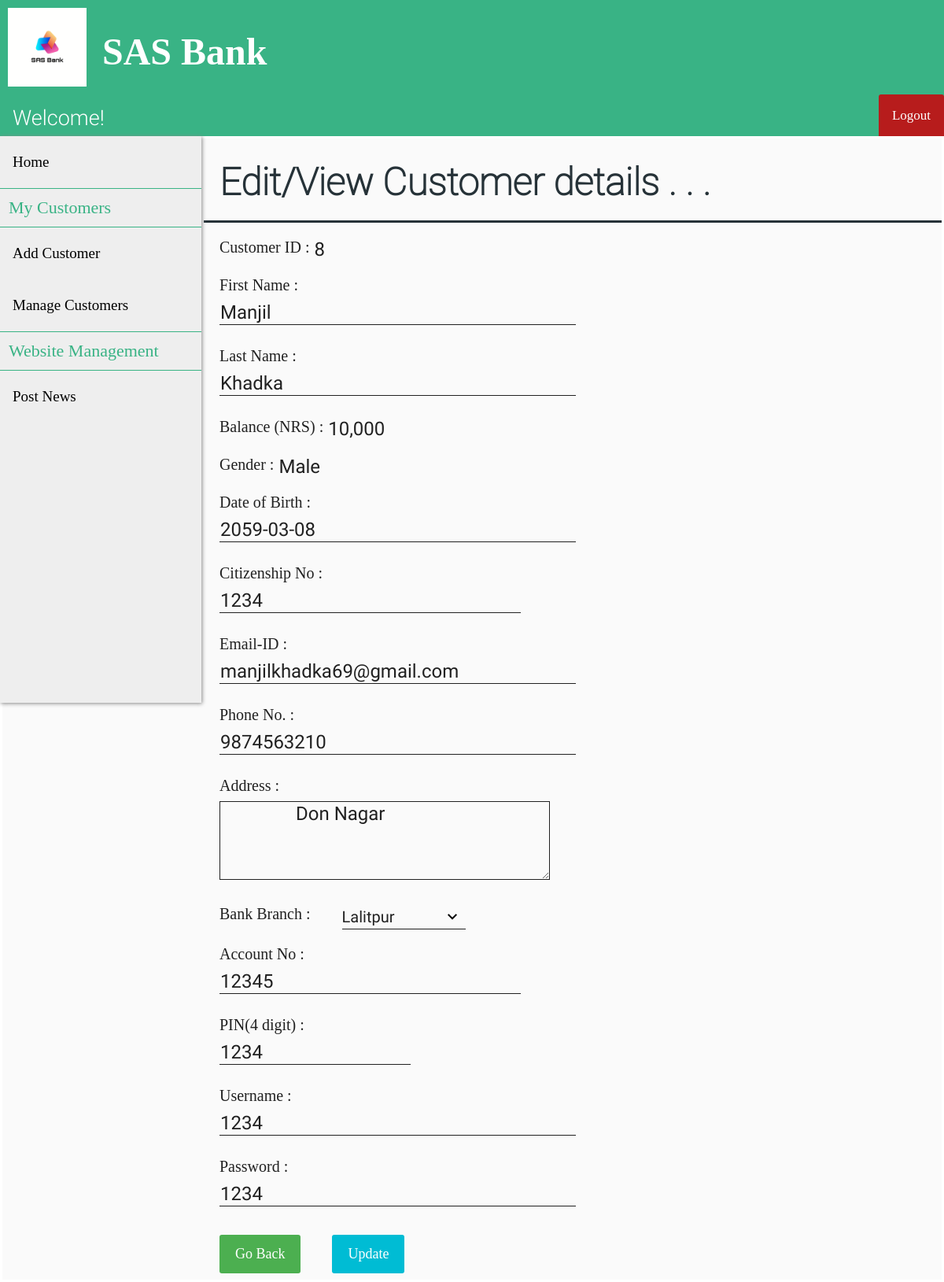
Screenshot of /edit_customer.php?cust_id=8 (signed in) with the database file from the repository.
### tables this page shows
CREATE TABLE `customer` (
  `cust_id` int(11) NOT NULL,
  `first_name` varchar(30) DEFAULT NULL,
  `last_name` varchar(30) DEFAULT NULL,
  `gender` varchar(10) DEFAULT NULL,
  `dob` date DEFAULT NULL,
  `citizen_no` int(11) DEFAULT NULL,
  `email` varchar(30) DEFAULT NULL,
  `phone_no` varchar(20) DEFAULT NULL,
  `address` varchar(255) DEFAULT NULL,
  `branch` varchar(30) DEFAULT NULL,
  `account_no` int(11) DEFAULT NULL,
  `pin` int(4) DEFAULT NULL,
  `uname` varchar(30) DEFAULT NULL,
  `pwd` varchar(30) DEFAULT NULL
);

CREATE TABLE `passbook8` (
  `trans_id` int(11) NOT NULL,
  `trans_date` datetime DEFAULT NULL,
  `remarks` varchar(255) DEFAULT NULL,
  `debit` int(11) DEFAULT NULL,
  `credit` int(11) DEFAULT NULL,
  `balance` int(11) DEFAULT NULL
);

### edit_customer.php (the view, shortened to what this page needs)
<?php
include "connect.php";
include "header.php";
include "user_navbar.php";
include "admin_sidebar.php";
$sql0 = "SELECT * FROM customer WHERE cust_id=" . $_SESSION['cust_id'];
$sql1 = "SELECT * FROM passbook" . $_SESSION['cust_id'] . " WHERE trans_id=(
                    SELECT MAX(trans_id) FROM passbook" . $_SESSION['cust_id'] . ")";
$result0 = $conn->query($sql0);
$result1 = $conn->query($sql1);
if ($result0->num_rows > 0) {
    while ($row = $result0->fetch_assoc()) {
        $fname = $row["first_name"];
        $lname = $row["last_name"];
        $gender = $row["gender"];
        $dob = $row["dob"];
        $citizenship = $row["citizen_no"];
        $email = $row["email"];
        $phno = $row["phone_no"];
        $address = $row["address"];
        $branch = $row["branch"];
        $acno = $row["account_no"];
        $pin = $row["pin"];
        $cus_uname = $row["uname"];
        $cus_pwd = $row["pwd"];
    }
}
if ($result1->num_rows > 0) {
    while ($row = $result1->fetch_assoc()) {
        $balance = $row["balance"];
    }
}
?>
<!DOCTYPE html>
<html>
<head>
    <link rel="stylesheet" href="customer_add_style.css">
</head>
<body>
    <form class="add_customer_form" action="edit_customer_action.php" method="post">
        <div class="flex-container-form_header">
            <h1 id="form_header">Edit/View Customer details . . .</h1>
        </div>
        <div class="flex-container">
            <div class=container>
                <label>Customer ID : <label id="info_label">
                        <?php echo $_SESSION['cust_id'] ?>
                    </label></label>
            </div>
        </div>
        <div class="flex-container">
            <div class=container>
                <label>First Name :</label><br>
                <input name="fname" size="30" type="text" value="<?php echo $fname ?>" required />
            </div>
            <div class=container>
                <label>Last Name :</b></label><br>
                <input name="lname" size="30" type="text" value="<?php echo $lname ?>" required />
            </div>
        </div>
        <div class="flex-container">
            <div class=container>
                <label>Balance (NRS) : <label id="info_label">
                        <?php echo number_format($balance) ?>
                    </label></label>
            </div>
        </div>
        <div class="flex-container">
            <div class=container>
                <label>Gender :
                    <label id="info_label">
                        <?php
                        if ($gender == "male") {
                            echo "Male";
                        } elseif ($gender == "female") {
                            echo "Female";
                        } else {
                            echo "Others";
                        }
                        ?>
            </div>
        </div>
        <div class="flex-container">
            <div class=container>
                <label>Date of Birth :</label><br>
                <input name="dob" size="30" type="text" placeholder="yyyy-mm-dd" value="<?php echo $dob ?>" required />
            </div>
        </div>
        <div class="flex-container">
            <div class=container>
                <label>Citizenship No :</label><br>
                <input name="citizenship" size="25" type="text" value="<?php echo $citizenship ?>" required />
            </div>
        </div>
        <div class="flex-container">
            <div class=container>
                <label>Email-ID :</label><br>
                <input name="email" size="30" type="text" value="<?php echo $email ?>" required />
            </div>
            <div class=container>
                <label>Phone No. :</b></label><br>
                <input name="phno" size="30" type="text" value="<?php echo $phno ?>" required />
            </div>
        </div>
        <div class="flex-container">
            <div class=container>
                <label>Address :</label><br>
                <textarea name="address" required />
                <?php echo $address ?></textarea>
            </div>
        </div>
        <div class="flex-container">
            <div class=container>
                <label>Bank Branch :</label>
            </div>
            <div class=container>
                <select name="branch">
                    <option value="Lalitpur" <?php if ($branch == 'Lalitpur') { ?> selected="selected" <?php } ?>>
                        Lalitpur</option>
                </select>
            </div>
        </div>
        <div class="flex-container">
            <div class=container>
                <label>Account No :</label><br>
                <input name="acno" size="25" type="text" value="<?php echo $acno ?>" required />
            </div>
        </div>
        <div class="flex-container">
            <div class=container>
                <label>PIN(4 digit) :</b></label><br>
                <input name="pin" size="15" type="text" value="<?php echo $pin ?>" required />
            </div>
        </div>
        <div class="flex-container">
            <div class=container>
                <label>Username :</label><br>
                <input name="cus_uname" size="30" type="text" value="<?php echo $cus_uname ?>" required />
            </div>
            <div class=container>
                <label>Password :</b></label><br>
                <input name="cus_pwd" size="30" type="text" value="<?php echo $cus_pwd ?>" required />
            </div>
        </div>
        <div class="flex-container">
            <div class="container">
                <a href="manage_customers.php" class="button">Go Back</a>
            </div>
            <div class="container">
                <button type="submit">Update</button>
            </div>
        </div>
    </form>
</body>
</html>

### header_style.css (style rules this page uses)
body { margin: 0; padding: 0; background-color: #FAFAFA; }
h1 { font-family: OpenSans-Light; color: white; font-size: 3rem; line-height: 3rem; margin-top: calc((1.5rem - 2rem) + 2.5rem); margin-bottom: 1.5rem; }

### customer_add_style.css (style rules this page uses)
.flex-container { display: -webkit-flex; display: flex; margin-left: 256px; width: auto; height: auto; -webkit-flex-wrap: wrap; flex-wrap: wrap; background-color: #FAFAFA; }
.flex-container-form_header { display: -webkit-flex; display: flex; margin-left: 256px; width: auto; height: auto; background-color: #FAFAFA; border-bottom: 3px solid #263238; }
h1[id="form_header"] { margin-left: 20px; font-family: Roboto-Thin; color: #263238; }
form { border: 3px solid white; width: inherit; margin-left: 0px; }
label { display: block; float: left; color: #212121; font-family: OpenSans-Bold; font-size: 20px; }
label[id="info_label"] { display: block; float: right; margin-left: 6px; font-family: Roboto-Regular; color: #212121; font-size: 24px; }
input[type=text], input[type=password] { font-family: Roboto-Regular; color: #212121; font-size: 24px; width: auto; margin: 8px 0; padding: 1px 1px; border: 0; border-bottom: 1px solid #212121; box-sizing: border-box; background-color: transparent; }
.container { margin-top: 20px; margin-left: 20px; margin-right: 20px; float: left; display: inline-block; }
textarea { font-family: Roboto-Regular; color: #212121; font-size: 24px; height: 100px; width:35vw; max-width: 720px; min-width: 240px; margin: 8px 0; padding: 1px 1px; border: 0; border: 1px solid #212121; box-sizing: border-box; background-color: transparent; }
select { font-family: Roboto-Regular; color: #212121; font-size: 20px; background: url("images/down_arrow.png") 96% / 15% no-repeat #eee; -webkit-appearance: none; -moz-appearance: none; background-color: transparent; width: 130%; padding: 4px 0; border: none; border-bottom: 1px solid #212121; }
button { font-family: OpenSans-Regular; font-size: 18px; background-color: #00BCD4; color: white; padding: 14px 20px; margin: 8px 0; border: none; cursor: pointer; width: 100%; border-radius: 3px; }
.button { background-color: #4CAF50; border: none; color: white; font-family: OpenSans-Regular; font-size: 18px; padding: 14px 20px; margin: 8px 0; text-align: center; text-decoration: none; display: inline-block; border-radius: 3px; cursor: pointer; }

### rows the page displays
customer: fname "Manjil", lname "Khadka", dob "2059-03-08", citizenship "1234", email "manjilkhadka69@gmail.com", phno "9874563210", address "Don Nagar", branch "Lalitpur", acno "12345", pin "1234", cus_uname "1234", cus_pwd "1234"
passbook8: balance "10,000"

### other values shown
$_SESSION['cust_id'] "8"
